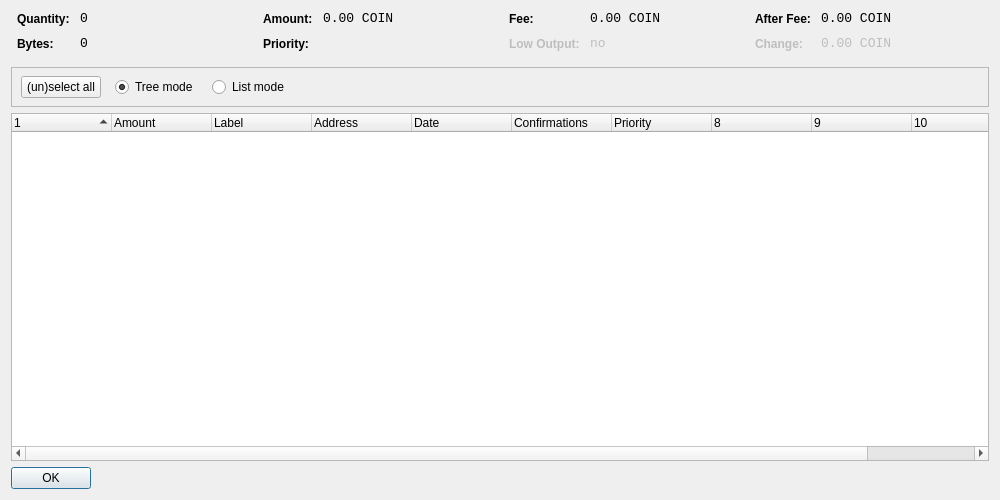
<?xml version="1.0" encoding="UTF-8"?>
<ui version="4.0">
 <class>CoinControlDialog</class>
 <widget class="QDialog" name="CoinControlDialog">
  <property name="geometry">
   <rect>
    <x>0</x>
    <y>0</y>
    <width>1000</width>
    <height>500</height>
   </rect>
  </property>
  <property name="windowTitle">
   <string>Coin Control</string>
  </property>
  <layout class="QVBoxLayout" name="verticalLayout">
   <item>
    <layout class="QHBoxLayout" name="horizontalLayoutTop" stretch="0,0,0,0">
     <property name="topMargin">
      <number>0</number>
     </property>
     <property name="bottomMargin">
      <number>10</number>
     </property>
     <item>
      <layout class="QFormLayout" name="formLayoutCoinControl1">
       <property name="horizontalSpacing">
        <number>10</number>
       </property>
       <property name="verticalSpacing">
        <number>10</number>
       </property>
       <property name="leftMargin">
        <number>6</number>
       </property>
       <property name="rightMargin">
        <number>6</number>
       </property>
       <item row="0" column="0">
        <widget class="QLabel" name="labelCoinControlQuantityText">
         <property name="styleSheet">
          <string notr="true">font-weight:bold;</string>
         </property>
         <property name="text">
          <string>Quantity:</string>
         </property>
        </widget>
       </item>
       <item row="0" column="1">
        <widget class="QLabel" name="labelCoinControlQuantity">
         <property name="font">
          <font>
           <family>Monospace</family>
           <pointsize>10</pointsize>
          </font>
         </property>
         <property name="cursor">
          <cursorShape>IBeamCursor</cursorShape>
         </property>
         <property name="contextMenuPolicy">
          <enum>Qt::ActionsContextMenu</enum>
         </property>
         <property name="text">
          <string notr="true">0</string>
         </property>
         <property name="textInteractionFlags">
          <set>Qt::LinksAccessibleByMouse|Qt::TextSelectableByKeyboard|Qt::TextSelectableByMouse</set>
         </property>
        </widget>
       </item>
       <item row="1" column="0">
        <widget class="QLabel" name="labelCoinControlBytesText">
         <property name="styleSheet">
          <string notr="true">font-weight:bold;</string>
         </property>
         <property name="text">
          <string>Bytes:</string>
         </property>
        </widget>
       </item>
       <item row="1" column="1">
        <widget class="QLabel" name="labelCoinControlBytes">
         <property name="font">
          <font>
           <family>Monospace</family>
           <pointsize>10</pointsize>
          </font>
         </property>
         <property name="cursor">
          <cursorShape>IBeamCursor</cursorShape>
         </property>
         <property name="contextMenuPolicy">
          <enum>Qt::ActionsContextMenu</enum>
         </property>
         <property name="text">
          <string notr="true">0</string>
         </property>
         <property name="textInteractionFlags">
          <set>Qt::LinksAccessibleByMouse|Qt::TextSelectableByKeyboard|Qt::TextSelectableByMouse</set>
         </property>
        </widget>
       </item>
      </layout>
     </item>
     <item>
      <layout class="QFormLayout" name="formLayoutCoinControl2">
       <property name="horizontalSpacing">
        <number>10</number>
       </property>
       <property name="verticalSpacing">
        <number>10</number>
       </property>
       <property name="leftMargin">
        <number>6</number>
       </property>
       <property name="rightMargin">
        <number>6</number>
       </property>
       <item row="0" column="0">
        <widget class="QLabel" name="labelCoinControlAmountText">
         <property name="styleSheet">
          <string notr="true">font-weight:bold;</string>
         </property>
         <property name="text">
          <string>Amount:</string>
         </property>
        </widget>
       </item>
       <item row="0" column="1">
        <widget class="QLabel" name="labelCoinControlAmount">
         <property name="font">
          <font>
           <family>Monospace</family>
           <pointsize>10</pointsize>
          </font>
         </property>
         <property name="cursor">
          <cursorShape>IBeamCursor</cursorShape>
         </property>
         <property name="contextMenuPolicy">
          <enum>Qt::ActionsContextMenu</enum>
         </property>
         <property name="text">
          <string notr="true">0.00 COIN</string>
         </property>
         <property name="textInteractionFlags">
          <set>Qt::LinksAccessibleByMouse|Qt::TextSelectableByKeyboard|Qt::TextSelectableByMouse</set>
         </property>
        </widget>
       </item>
       <item row="1" column="0">
        <widget class="QLabel" name="labelCoinControlPriorityText">
         <property name="styleSheet">
          <string notr="true">font-weight:bold;</string>
         </property>
         <property name="text">
          <string>Priority:</string>
         </property>
        </widget>
       </item>
       <item row="1" column="1">
        <widget class="QLabel" name="labelCoinControlPriority">
         <property name="font">
          <font>
           <family>Monospace</family>
           <pointsize>10</pointsize>
          </font>
         </property>
         <property name="cursor">
          <cursorShape>IBeamCursor</cursorShape>
         </property>
         <property name="contextMenuPolicy">
          <enum>Qt::ActionsContextMenu</enum>
         </property>
         <property name="text">
          <string/>
         </property>
         <property name="textInteractionFlags">
          <set>Qt::LinksAccessibleByMouse|Qt::TextSelectableByKeyboard|Qt::TextSelectableByMouse</set>
         </property>
        </widget>
       </item>
      </layout>
     </item>
     <item>
      <layout class="QFormLayout" name="formLayoutCoinControl3">
       <property name="horizontalSpacing">
        <number>10</number>
       </property>
       <property name="verticalSpacing">
        <number>10</number>
       </property>
       <property name="leftMargin">
        <number>6</number>
       </property>
       <property name="rightMargin">
        <number>6</number>
       </property>
       <item row="0" column="0">
        <widget class="QLabel" name="labelCoinControlFeeText">
         <property name="styleSheet">
          <string notr="true">font-weight:bold;</string>
         </property>
         <property name="text">
          <string>Fee:</string>
         </property>
        </widget>
       </item>
       <item row="0" column="1">
        <widget class="QLabel" name="labelCoinControlFee">
         <property name="font">
          <font>
           <family>Monospace</family>
           <pointsize>10</pointsize>
          </font>
         </property>
         <property name="cursor">
          <cursorShape>IBeamCursor</cursorShape>
         </property>
         <property name="contextMenuPolicy">
          <enum>Qt::ActionsContextMenu</enum>
         </property>
         <property name="text">
          <string notr="true">0.00 COIN</string>
         </property>
         <property name="textInteractionFlags">
          <set>Qt::LinksAccessibleByMouse|Qt::TextSelectableByKeyboard|Qt::TextSelectableByMouse</set>
         </property>
        </widget>
       </item>
       <item row="1" column="0">
        <widget class="QLabel" name="labelCoinControlLowOutputText">
         <property name="enabled">
          <bool>false</bool>
         </property>
         <property name="styleSheet">
          <string notr="true">font-weight:bold;</string>
         </property>
         <property name="text">
          <string>Low Output:</string>
         </property>
        </widget>
       </item>
       <item row="1" column="1">
        <widget class="QLabel" name="labelCoinControlLowOutput">
         <property name="enabled">
          <bool>false</bool>
         </property>
         <property name="font">
          <font>
           <family>Monospace</family>
           <pointsize>10</pointsize>
          </font>
         </property>
         <property name="cursor">
          <cursorShape>IBeamCursor</cursorShape>
         </property>
         <property name="contextMenuPolicy">
          <enum>Qt::ActionsContextMenu</enum>
         </property>
         <property name="text">
          <string notr="true">no</string>
         </property>
         <property name="textInteractionFlags">
          <set>Qt::LinksAccessibleByMouse|Qt::TextSelectableByKeyboard|Qt::TextSelectableByMouse</set>
         </property>
        </widget>
       </item>
      </layout>
     </item>
     <item>
      <layout class="QFormLayout" name="formLayoutCoinControl4">
       <property name="horizontalSpacing">
        <number>10</number>
       </property>
       <property name="verticalSpacing">
        <number>10</number>
       </property>
       <property name="leftMargin">
        <number>6</number>
       </property>
       <property name="rightMargin">
        <number>6</number>
       </property>
       <item row="0" column="0">
        <widget class="QLabel" name="labelCoinControlAfterFeeText">
         <property name="styleSheet">
          <string notr="true">font-weight:bold;</string>
         </property>
         <property name="text">
          <string>After Fee:</string>
         </property>
        </widget>
       </item>
       <item row="0" column="1">
        <widget class="QLabel" name="labelCoinControlAfterFee">
         <property name="font">
          <font>
           <family>Monospace</family>
           <pointsize>10</pointsize>
          </font>
         </property>
         <property name="cursor">
          <cursorShape>IBeamCursor</cursorShape>
         </property>
         <property name="contextMenuPolicy">
          <enum>Qt::ActionsContextMenu</enum>
         </property>
         <property name="text">
          <string notr="true">0.00 COIN</string>
         </property>
         <property name="textInteractionFlags">
          <set>Qt::LinksAccessibleByMouse|Qt::TextSelectableByKeyboard|Qt::TextSelectableByMouse</set>
         </property>
        </widget>
       </item>
       <item row="1" column="0">
        <widget class="QLabel" name="labelCoinControlChangeText">
         <property name="enabled">
          <bool>false</bool>
         </property>
         <property name="styleSheet">
          <string notr="true">font-weight:bold;</string>
         </property>
         <property name="text">
          <string>Change:</string>
         </property>
        </widget>
       </item>
       <item row="1" column="1">
        <widget class="QLabel" name="labelCoinControlChange">
         <property name="enabled">
          <bool>false</bool>
         </property>
         <property name="font">
          <font>
           <family>Monospace</family>
           <pointsize>10</pointsize>
          </font>
         </property>
         <property name="cursor">
          <cursorShape>IBeamCursor</cursorShape>
         </property>
         <property name="contextMenuPolicy">
          <enum>Qt::ActionsContextMenu</enum>
         </property>
         <property name="text">
          <string notr="true">0.00 COIN</string>
         </property>
         <property name="textInteractionFlags">
          <set>Qt::LinksAccessibleByMouse|Qt::TextSelectableByKeyboard|Qt::TextSelectableByMouse</set>
         </property>
        </widget>
       </item>
      </layout>
     </item>
    </layout>
   </item>
   <item>
    <widget class="QFrame" name="frame">
     <property name="minimumSize">
      <size>
       <width>0</width>
       <height>40</height>
      </size>
     </property>
     <property name="frameShape">
      <enum>QFrame::StyledPanel</enum>
     </property>
     <property name="frameShadow">
      <enum>QFrame::Sunken</enum>
     </property>
     <widget class="QWidget" name="horizontalLayoutWidget">
      <property name="geometry">
       <rect>
        <x>10</x>
        <y>0</y>
        <width>781</width>
        <height>41</height>
       </rect>
      </property>
      <layout class="QHBoxLayout" name="horizontalLayoutPanel" stretch="0,0,0,0,0">
       <property name="spacing">
        <number>14</number>
       </property>
       <item>
        <widget class="QPushButton" name="pushButtonSelectAll">
         <property name="sizePolicy">
          <sizepolicy hsizetype="Maximum" vsizetype="Fixed">
           <horstretch>0</horstretch>
           <verstretch>0</verstretch>
          </sizepolicy>
         </property>
         <property name="text">
          <string>(un)select all</string>
         </property>
        </widget>
       </item>
       <item>
        <widget class="QRadioButton" name="radioTreeMode">
         <property name="sizePolicy">
          <sizepolicy hsizetype="Maximum" vsizetype="Fixed">
           <horstretch>0</horstretch>
           <verstretch>0</verstretch>
          </sizepolicy>
         </property>
         <property name="text">
          <string>Tree mode</string>
         </property>
         <property name="checked">
          <bool>true</bool>
         </property>
        </widget>
       </item>
       <item>
        <widget class="QRadioButton" name="radioListMode">
         <property name="sizePolicy">
          <sizepolicy hsizetype="Maximum" vsizetype="Fixed">
           <horstretch>0</horstretch>
           <verstretch>0</verstretch>
          </sizepolicy>
         </property>
         <property name="text">
          <string>List mode</string>
         </property>
        </widget>
       </item>
       <item>
        <spacer name="horizontalSpacer">
         <property name="orientation">
          <enum>Qt::Horizontal</enum>
         </property>
         <property name="sizeHint" stdset="0">
          <size>
           <width>40</width>
           <height>20</height>
          </size>
         </property>
        </spacer>
       </item>
      </layout>
     </widget>
    </widget>
   </item>
   <item>
    <widget class="CoinControlTreeWidget" name="treeWidget">
     <property name="contextMenuPolicy">
      <enum>Qt::CustomContextMenu</enum>
     </property>
     <property name="sortingEnabled">
      <bool>false</bool>
     </property>
     <property name="columnCount">
      <number>11</number>
     </property>
     <attribute name="headerShowSortIndicator" stdset="0">
      <bool>true</bool>
     </attribute>
     <attribute name="headerStretchLastSection">
      <bool>false</bool>
     </attribute>
     <column>
      <property name="text">
       <string/>
      </property>
     </column>
     <column>
      <property name="text">
       <string>Amount</string>
      </property>
     </column>
     <column>
      <property name="text">
       <string>Label</string>
      </property>
     </column>
     <column>
      <property name="text">
       <string>Address</string>
      </property>
     </column>
     <column>
      <property name="text">
       <string>Date</string>
      </property>
     </column>
     <column>
      <property name="text">
       <string>Confirmations</string>
      </property>
      <property name="toolTip">
       <string>Confirmed</string>
      </property>
     </column>
     <column>
      <property name="text">
       <string>Priority</string>
      </property>
     </column>
     <column>
      <property name="text">
       <string/>
      </property>
     </column>
     <column>
      <property name="text">
       <string/>
      </property>
     </column>
     <column>
      <property name="text">
       <string/>
      </property>
     </column>
     <column>
      <property name="text">
       <string/>
      </property>
     </column>
    </widget>
   </item>
   <item>
    <widget class="QDialogButtonBox" name="buttonBox">
     <property name="sizePolicy">
      <sizepolicy hsizetype="Maximum" vsizetype="Fixed">
       <horstretch>0</horstretch>
       <verstretch>0</verstretch>
      </sizepolicy>
     </property>
     <property name="orientation">
      <enum>Qt::Horizontal</enum>
     </property>
     <property name="standardButtons">
      <set>QDialogButtonBox::Ok</set>
     </property>
    </widget>
   </item>
  </layout>
 </widget>
 <customwidgets>
  <customwidget>
   <class>CoinControlTreeWidget</class>
   <extends>QTreeWidget</extends>
   <header>coincontroltreewidget.h</header>
  </customwidget>
 </customwidgets>
 <resources/>
 <connections/>
</ui>
